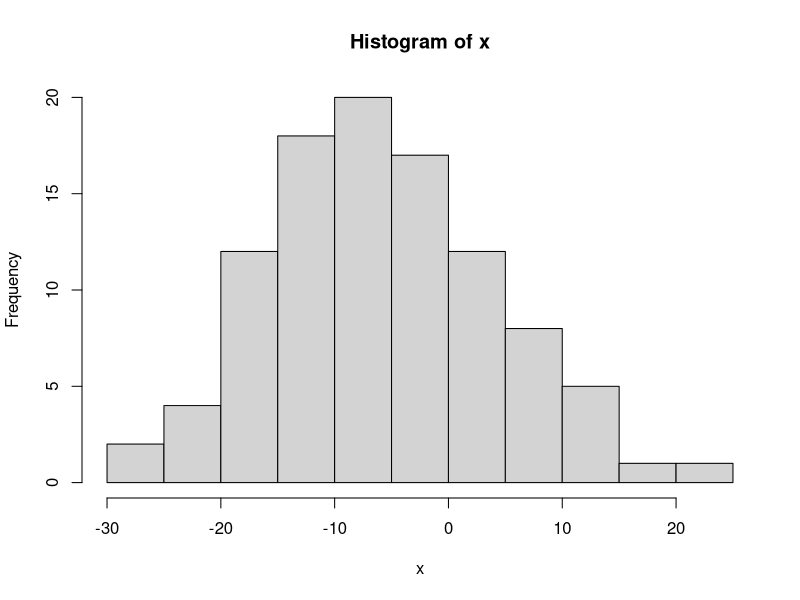
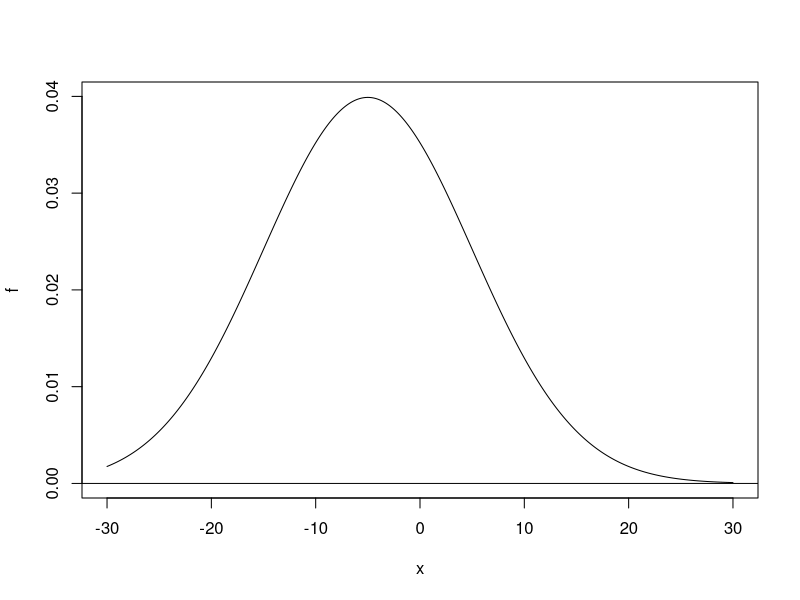
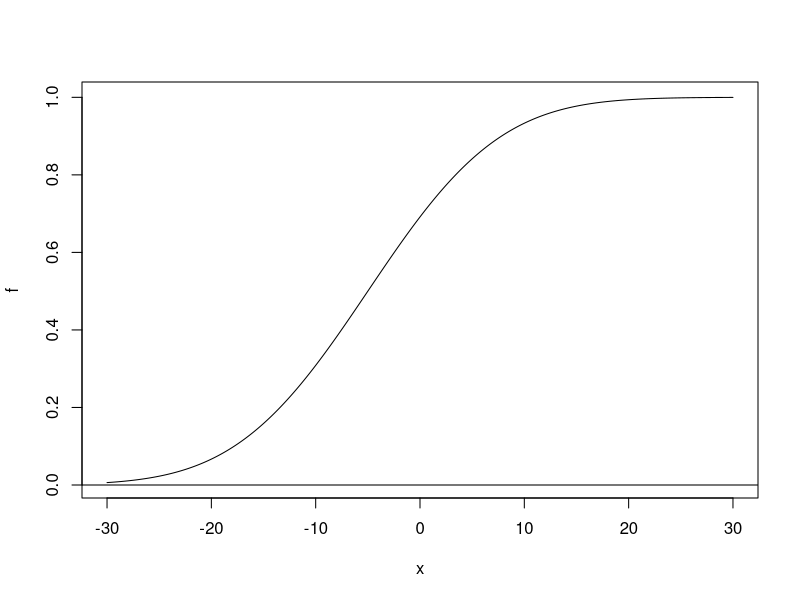

Write R code to recreate these figures, in order.
#To reproduce work always set seed when using random functions
set.seed(3000)
#Generate to  normal distributions of 100 points with mean -5 and variance 10
x = rnorm(100,-5,10)
hist(x)

#Homework Qn 5.6.7
#X is a normal random variable with mean -5 and standard deviation 10
x = seq(-30,30, 0.01)
f = dnorm(x, mean=-5, sd=10)
plot(x, f, type="l")
abline(h = 0)



#Qn 1
#P(X<0)
pnorm(x,-5,10)
f = pnorm(x, mean=-5, sd=10)
plot(x, f, type="l")
abline(h = 0)
pnorm(0,-5,10)
#Qn 2
#P(X>5)
1-pnorm(5,-5,10)

#Qn 3
#P(-3 < X < 7)
pnorm(7,-5,10) - pnorm(-3,-5,10)

#Qn 4
#P(|X+5| < 10)
#P(-5 < X < 5)
pnorm(5,-5,10) - pnorm(-15,-5,10)

#Qn 5
#P(|X-3| > 2)
#P( -6 < X < 6)
pnorm(1,-5,10) +1 - pnorm(5,-5,10)